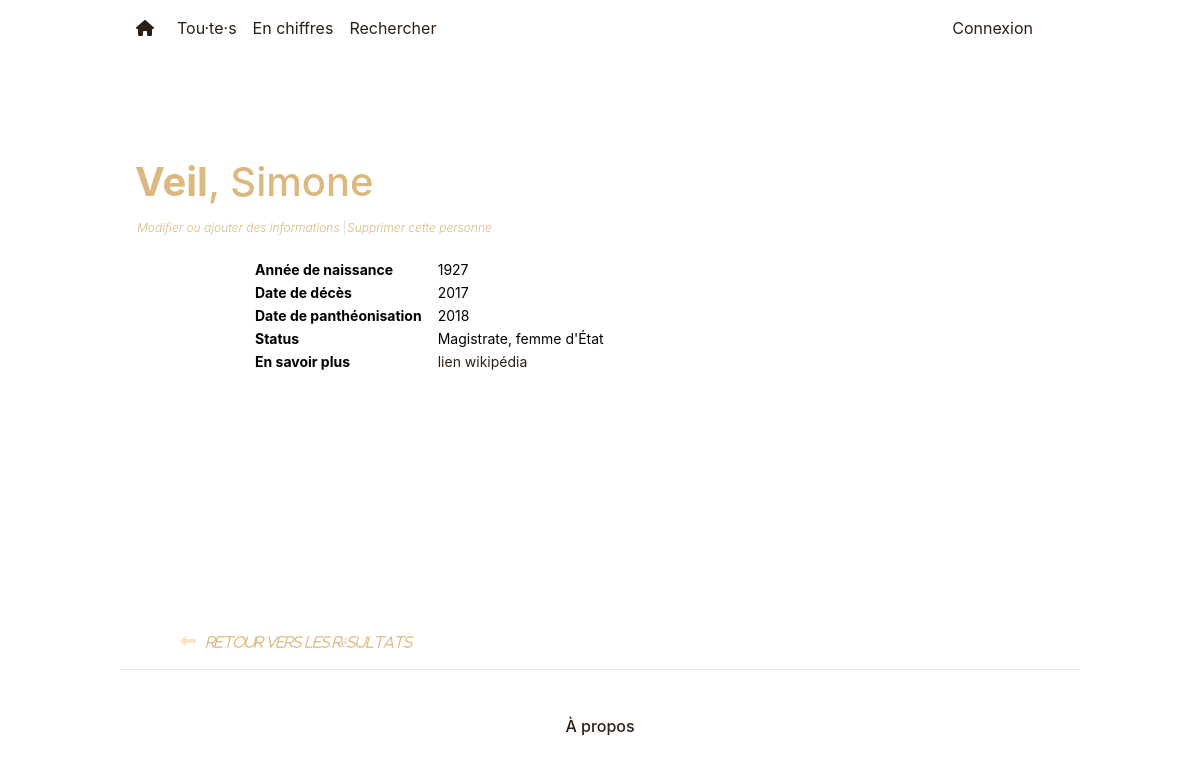
Before: /person/78 with the older database file.
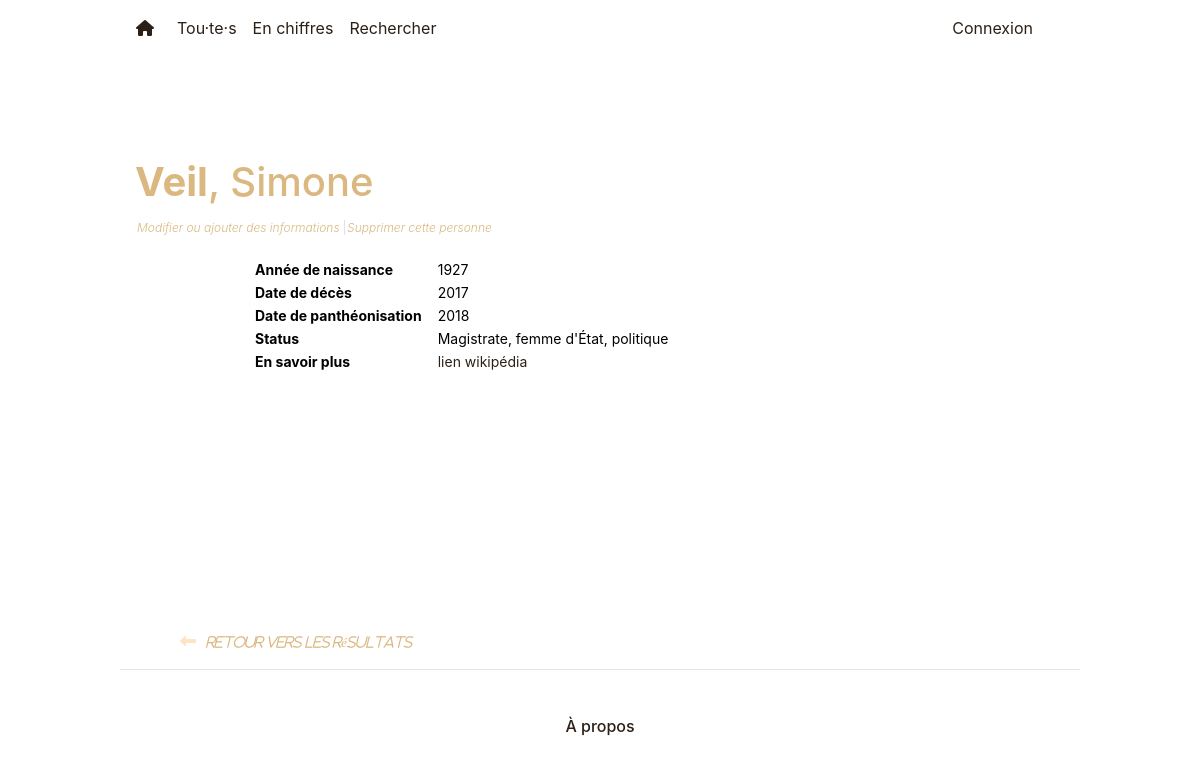
After: the same page with the newer database file.
### app/modeles/data.py (models this page shows, shortened)
class Pantheonises(db.Model):
    id = db.Column(db.Integer, primary_key=True, autoincrement=True)
    name = db.Column(db.Text)
    firstname = db.Column(db.Text)
    status = db.Column(db.Text)
    pantheonisation = db.Column(db.Integer)
    birth = db.Column(db.Integer)
    death = db.Column(db.Integer)
    sex = db.Column(db.Text)
    wiki_link = db.Column(db.Text)
    image_id = db.relationship("Images", backref="pantheonises", uselist=False)

### app/routes/crud_person.py (the view)
@app.route("/person/<int:person_id>")
def person(person_id):
    if person_id:
        person = Pantheonises.query.filter(Pantheonises.id == person_id).first()
        referrer = request.referrer
        return render_template("pages/person.html", result=person, back_page=referrer)
    else:
        return render_template("errors/404.html"), 404

### app/templates/pages/person.html (shortened to what this page needs)
{% extends 'conteneur.html' %} {% block content %}
<div>
    <br>
    <br>
    <br>
    <div class="container">
        <h1 class="resultsTable"><b>{{result.name}}</b>, {{result.firstname}}</h2>
            <div>{% if current_user.is_authenticated %}
                <a class="toModifyLink" href="{{url_for( 'update_person', person_id=result.id)}} ">Modifier ou ajouter des informations</a>
                <a class="border-left toModifyLink" href="{{url_for( 'delete_person', person_id=result.id)}} ">Supprimer cette personne</a> {%else%}
                <a class="toModifyLink" href="{{url_for('connexion')}}">Modifier ou ajouter des informations</a>
                <a class="border-left toModifyLink" href="{{url_for('connexion')}}">Supprimer cette personne</a>{% endif %}</div>
            <table summary="Informations" style="margin-top:20px;">
                <tbody class="personText ">
                    <tr>
                        <td class="personLabel ">Année de naissance</td>
                        <td>{{result.birth}}</td>
                    </tr>
                    <tr>
                        <td class="personLabel ">Date de décès</td>
                        <td>{{result.death}}</td>
                    </tr>
                    <tr>
                        <td class="personLabel ">Date de panthéonisation</td>
                        <td>{{result.pantheonisation}}</td>
                    </tr>
                    <tr>
                        <td class="personLabel ">Status</td>
                        <td>{{result.status}}</td>
                    </tr>
                    <tr>
                        <td class="personLabel ">En savoir plus</td>
                        <td>
                            <a href="{{result.wiki_link}} " target="_blank ">lien wikipédia</a></td>
                    </tr>
                </tbody>
            </table>
            </div>
    </div>
<br>
<br>
<br>
<br>
<br>
<br>
<br>
<br>
<br>
<br> {%if back_page%}
<p><i class="fas fa-long-arrow-alt-left backArrow "><a class="backPageLink " href="{{back_page}} ">Retour vers les résultats</a>
</i>
</p>
{%endif%}{% endblock content %}

### app/templates/conteneur.html (shortened to what this page needs)
{% extends 'layouts/default.html' %} {% block body %}
<nav class="navbar navbar-expand-lg" role="navigation">
    <span><a href="{{ url_for('accueil')}}" title="Accueil"><i class="fas fa-home"></i></span>
    <div class="container-fluid">
        <ul class="navbar-nav mr-auto">
            <li class="nav-item">
                <a class="nav-link" href="{{ url_for('toutes')}}">Tou·te·s</a>
            </li>
            <li class="nav-item">
                <a class="nav-link" href="{{ url_for('chiffres')}}">En chiffres</a>
            </li>
            <li class="nav-item">
                <a class="nav-link" href="{{url_for('recherche')}}">Rechercher
                </a>
            </li>
        </ul>
        <div>
            {% if current_user.is_authenticated %}
            <a class="nav-link" href="{{ url_for('deconnexion') }}">Deconnexion</a> {% else %}
            <a class="nav-link" href="{{url_for('connexion')}}">Connexion
            </a>{% endif %}
        </div>
    </div>
</nav>
{% block content %}{% endblock content %}
<footer>
    <hr class="style-one" />
    <div class="container">
        <div class="row text-center justify-content-center ">
            <div>
                <h6>
                    <a href="{{url_for('a_propos')}}">À propos</a>
                </h6>
            </div>
        </div>
    </div>
    <br/>
</footer>
{% endblock body %}

### app/templates/layouts/default.html (shortened to what this page needs)
<!DOCTYPE html>
<html lang="fr">
<head>
    {% include "partials/metadata.html" %} {% include "partials/css.html" %}
</head>
<body>
    {% block body %}{% endblock body %} {% block script %}{% endblock script %}
</body>
</html>

### app/templates/partials/css.html (shortened to what this page needs)
<link rel="stylesheet" href="{{ url_for('static', filename='css/bootstrap.min.css')}}">
<link rel="stylesheet" href="{{ url_for('static', filename='css/style.css')}}">

### app/static/css/style.css (style rules this page uses)
.resultsTable { padding-top: 30px; }
.personText { font-size: 14px; }
.personLabel { font-weight: 700; padding: 0px 15px 0px 120px; }
.backArrow { padding-left: 60px; color: bisque; }
.backPageLink { font-size: smaller; font-weight: 200; padding-left: 10px; color: #dab880; font-style: italic; }
.toModifyLink { font-size: 12px; font-weight: 300; padding-left: 2px; color: #dab880; font-style: italic; }

Changed rows visible on the page:
changed Pantheonises "Veil": status "Magistrate, femme d'État" → "Magistrate, femme d'État, politique"
